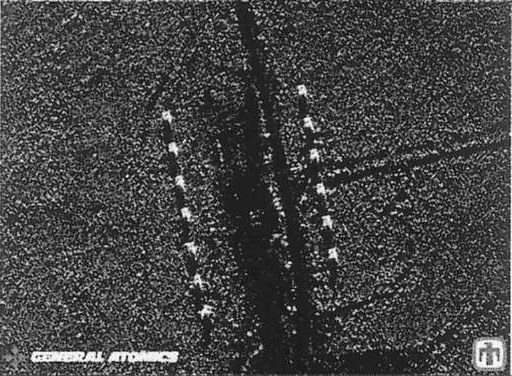
#> input picture Practical exam/C/input.png, 512 x 376 px
$ python answer.py
#> lines starting #> are read from the running program, lines starting #| are printed output that depends on the picture
import cv2
import numpy as np
import matplotlib.pyplot as plt

# Load the image here
img = cv2.imread("input.png",0);
#> img is the input picture: shape (376, 512); min 0, max 255, mean 67.7
# cv2.imshow("Input Image", img);
# cv2.waitKey(0);
# cv2.destroyAllWindows();

# Find width and height of image
row, col = img.shape;
#> row = 376; col = 512
print("Width and Height of image is: ", row, col);
#| Width and Height of image is:  376 512

# Create an zeros array to store the output image
img1 = np.zeros((img.shape), dtype="uint8");
# cv2.imshow("Output Image", img1);
# cv2.waitKey(0);
# cv2.destroyAllWindows();

# Specify the min and max range
min = 100;
max = 200;

# Loop over the input image and if pixel value lies in desired range keep it highlighted
# otherwise keep the image gray level unchanged
for i in range(row):
    for j in range(col):
        r = int(img[i, j])
        if (r >= min and r <= max):
            s = ((255 * r) - 25500) / 100
            img1[i, j] = np.clip(s, 0, 255)
        elif (r < min):
            img1[i, j] = 0
        else:
            img1[i, j] = 255
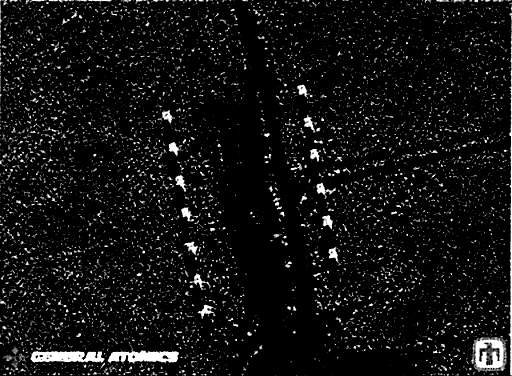
#> img1: shape (376, 512); min 0, max 255, mean 16.7

# Display the input and out images
cv2.imshow("Input Image", img);
cv2.imshow("Output Image", img1);
cv2.waitKey(0);
cv2.destroyAllWindows();

cv2.imwrite("output.png", img1);
